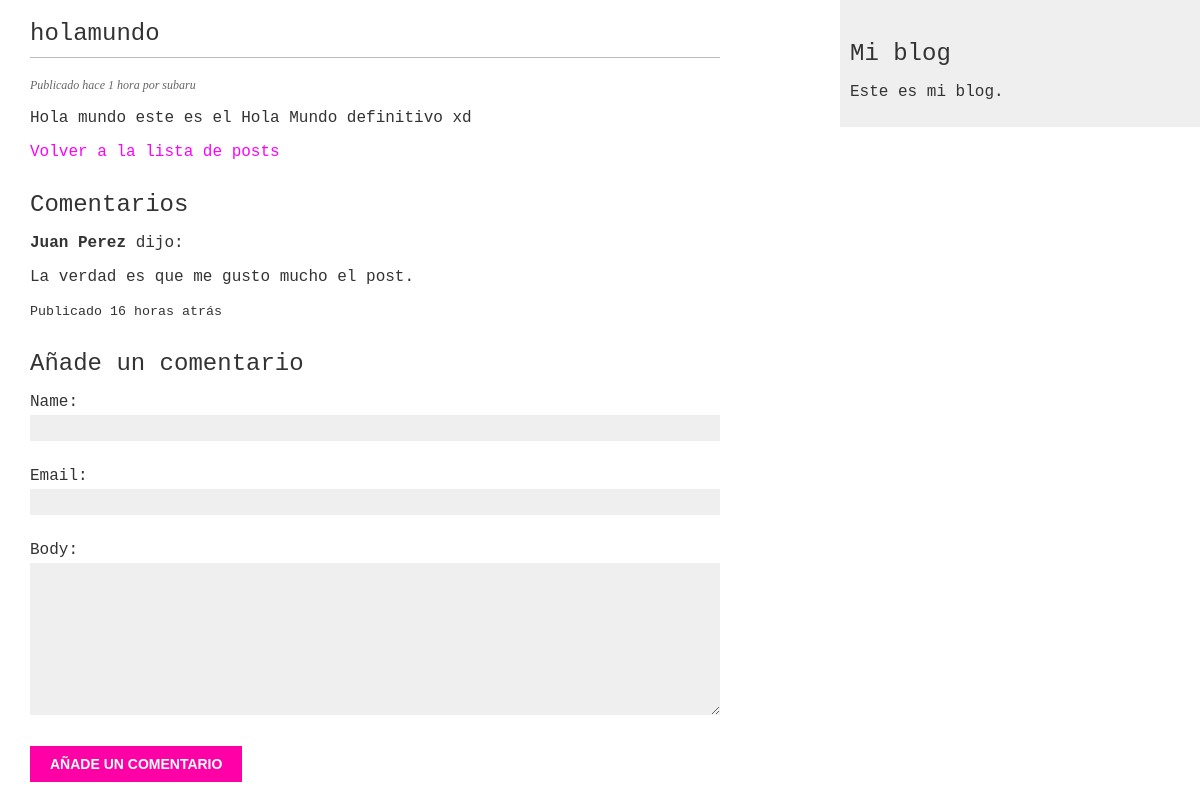
Page /blog/2025/9/15/holamundo/ on the committed database.
### blog/models.py (models this page shows, shortened)
class Post(models.Model):
    class Status(models.TextChoices):
        DRAFT = 'DF', 'Draft'
        PUBLISHED = 'PB', 'Published'
    title = models.CharField(max_length=250)  # título del post
    slug = models.SlugField(max_length=250, unique_for_date='publish')  # URL amigable única por fecha
    author = models.ForeignKey(User, on_delete=models.CASCADE, related_name='blog_posts')
    body = models.TextField()  # contenido del post
    publish = models.DateTimeField(default=timezone.now)  # fecha de publicación
    created = models.DateTimeField(auto_now_add=True)  # fecha de creación
    updated = models.DateTimeField(auto_now=True)  # fecha de actualización
    status = models.CharField(max_length=2, choices=Status.choices, default=Status.DRAFT)
    objects = models.Manager()  # manager por defecto
    published = PublishedManager()  # manager personalizado
    class Meta:
        ordering = ['-publish']  # orden descendente
        indexes = [
            models.Index(fields=['-publish']),  # índice en publish
        ]

class Comment(models.Model):
    post = models.ForeignKey(Post, on_delete=models.CASCADE, related_name='comments')
    name = models.CharField(max_length=80)
    email = models.EmailField()
    body = models.TextField()
    created = models.DateTimeField(auto_now_add=True)
    updated = models.DateTimeField(auto_now=True)
    active = models.BooleanField(default=True)
    class Meta:
        ordering = ['created']
        indexes = [
            models.Index(fields=['created']),  # índice en created
        ]

### blog/views.py (the view)
def post_detail(request, year, month, day, post):
    post = get_object_or_404(Post,
                             status=Post.Status.PUBLISHED,
                             slug=post,
                             publish__year=year,
                             publish__month=month,
                             publish__day=day)
    comments = post.comments.filter(active=True)  # <-- CORREGIDO
    form = CommentForm()
    return render(request, 'blog/post/detail.html', {
        'post': post,
        'comments': comments,
        'form': form
    })

### blog/forms.py
class CommentForm(forms.ModelForm):
    class Meta:
        model = Comment
        fields = ['name','email','body']

### blog/templates/blog/post/detail.html (shortened to what this page needs)
{% extends "blog/base.html" %}
{% block content %}
<article>
    <h1>{{ post.title }}</h1>
    <p class="date">
        Publicado hace <time datetime="{{ post.publish|date:"Y-m-d" }}">{{ post.publish|timesince }}</time>
        por {{ post.author }}
    </p>
    <div>
        {{ post.body|linebreaks }}
    </div>
</article>
<p>
    <a href="{% url 'blog:post_list' %}">Volver a la lista de posts</a>
</p>
<h2>Comentarios</h2>
{% for comment in comments %}
    <div>
        <p><strong>{{ comment.name }}</strong> dijo:</p>
        <p>{{ comment.body|linebreaks }}</p>
        <p><small>Publicado {{ comment.created|timesince }} atrás</small></p>
    </div>
{% empty %}
    <p>No hay comentarios aún.</p>
{% endfor %}
<h2>Añade un comentario</h2>
<form action="{% url 'blog:post_comment' post.id %}" method="post">
    {{ form.as_p }}
    <p><input type="submit" value="Añade un comentario"></p>
</form>
{% endblock %}

### blog/static/css/blog.css (style rules this page uses)
:root { --color-primary: #ff00fb; --color-secondary: #ff00a6; --color-text-main: #333; --color-text-light: #666; --color-border: #bbb; --color-background-light: #efefef; --font-stack-main: "Cascadia Code PL", Consolas, "Courier New", monospace; --font-stack-secondary: Georgia, serif; }
* { box-sizing: border-box; }
body { margin: 0; padding: 0; font-family: var(--font-stack-main); color: var(--color-text-main); }
a { color: var(--color-primary); text-decoration: none; }
h1 { font-weight: normal; border-bottom: 1px solid var(--color-border); padding: 0 0 10px 0; }
h2 { font-weight: normal; margin: 30px 0 0; }
p.date { color: var(--color-text-light); font-family: var(--font-stack-secondary); font-size: 12px; font-style: italic; }
label { display: block; clear: both; color: var(--color-text-main); margin-bottom: 4px; }
input[type="text"], input[type="email"], textarea { width: 100%; margin: 0 0 10px; background: var(--color-background-light); border: 0; padding: 6px 10px; font-size: 12px; font-family: inherit; }
input[type=submit] { font-weight: bold; background: var(--color-secondary); color: #fff; padding: 10px 20px; font-size: 14px; text-transform: uppercase; border: none; cursor: pointer; }

### rows in the picture
Post: title "holamundo", publish "1 hora", author "subaru", body "Hola mundo este es el Hola Mundo definitivo xd"
Comment: name "Juan Perez", body "La verdad es que me gusto mucho el post.", created "16 horas"
